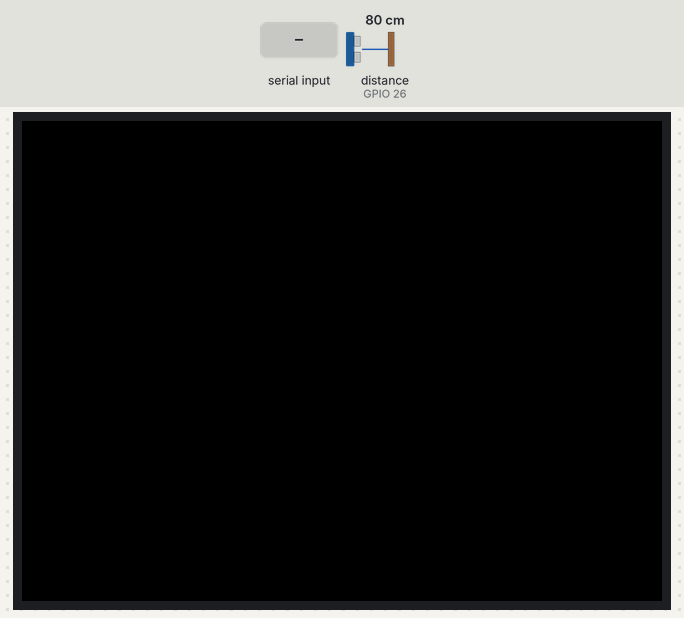
The sketch below on a simulated ESP32. Shown: 320×240 colour display. The inputs (shaded band) are chosen by the test bench; at power-on: distance to the obstacle (sensor on GPIO 26) 80 cm. The echo pulse lasts 58.3 µs per cm; what the sketch prints to the serial monitor is not drawn.

Above: at 1.3 s.
1.4 s: "H" received over Serial
2.9 s: "D" received over Serial
4.4 s: "H" received over Serial
5.9 s: "H" received over Serial
Timing chart, 0 to 8.4 s (numbered marks = the images above; inputs shaded):
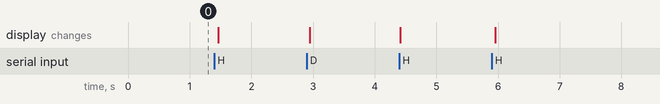

The sketch:

Medidor_ultrasonido_Arduino.ino
```cpp
#include <M5Stack.h>

const int EchoPin = 26;
const int TriggerPin = 25;
const int sensor = 2;              // the pin that the sensor is atteched to
int state = LOW;             // by default, no motion detected
int val = 0;

void setup() {
  M5.begin();
  M5.Lcd.setTextSize(2); //Tamaño del texto
  Serial.begin(9600);
  pinMode(TriggerPin, OUTPUT);
  pinMode(EchoPin, INPUT);
  pinMode(sensor, INPUT);
}
/*void loop() {
  Serial.print("Distancia: ");
  Serial.println(distancia(TriggerPin, EchoPin));
  delay(1000);
  }*/
void loop() {
  M5.Lcd.fillScreen(BLACK);
  if (Serial.available() > 0) {

    char command = (char) Serial.read(); switch (command) {
      case 'H':
        Serial.println("Hola Mundo");
        M5.Lcd.print("Hola Mundo");
        break;

      case 'D':
        Serial.println(distancia(TriggerPin, EchoPin));
        M5.Lcd.println("----------Ult-----------");
        M5.Lcd.print("Distancia: ");
        M5.Lcd.println(distancia(TriggerPin, EchoPin));
        break;

      case 'P':
        int comprobar = 0;
        for (int i = 0; i < 300; i++) {
          val = digitalRead(sensor);   // read sensor value
          if (val == HIGH) {
            comprobar++;
          }
          delay(30);
        }

        if (comprobar > 0) {
          Serial.print("La habitacion esta ocupada");
          M5.Lcd.println("-----------PIR-----------");
          M5.Lcd.println("La habitacion esta ocupada");
        } else {
          Serial.print("No hay gente en la habitacion");
          M5.Lcd.println("-----------PIR-----------");
          M5.Lcd.println("No hay gente en la habitacion");
        }
        break;
    }
  }
  //M5.update();
  //Serial.flush();
}
int distancia(int TriggerPin, int EchoPin) {
  long duracion, distanciaCm;
  digitalWrite(TriggerPin, LOW); //nos aseguramos señal baja al principio
  delayMicroseconds(4);
  digitalWrite(TriggerPin, HIGH); //generamos pulso de 10us
  delayMicroseconds(10);
  digitalWrite(TriggerPin, LOW);
  duracion = pulseIn(EchoPin, HIGH); //medimos el tiempo del pulso
  distanciaCm = duracion * 10 / 292 / 2; //convertimos a distancia
  return distanciaCm;
}
```
